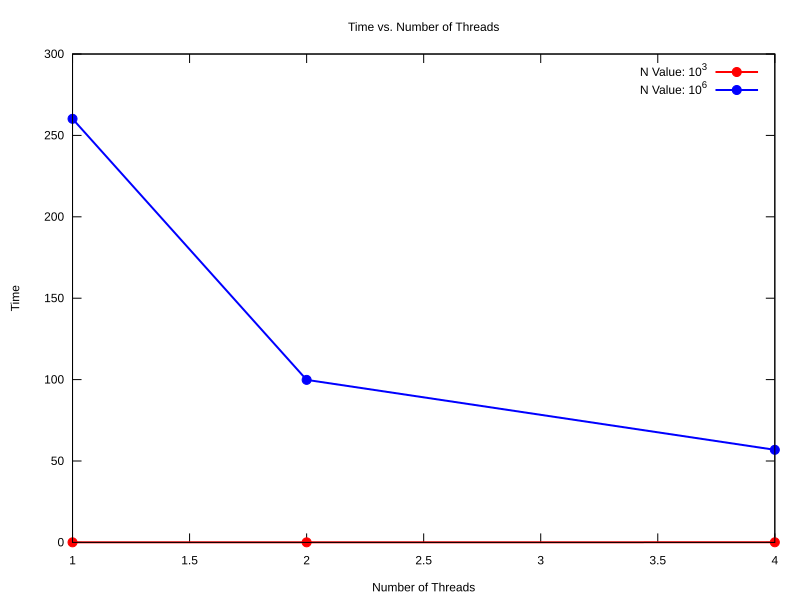

The script that saved this image:
set terminal svg enhanced size 800, 600 background rgb 'white';
set datafile separator ',';
set title 'Time vs. Number of Threads';
set xlabel 'Number of Threads';
set ylabel 'Time';
set output 'time.svg'
plot \
'time-1000.csv' using 1:2 with linespoints lw 2 pt 7 lc rgb 'red' title 'N Value: 10^{3}', \
'time-1000000.csv' using 1:2 with linespoints lw 2 pt 7 lc rgb 'blue' title 'N Value: 10^{6}'
